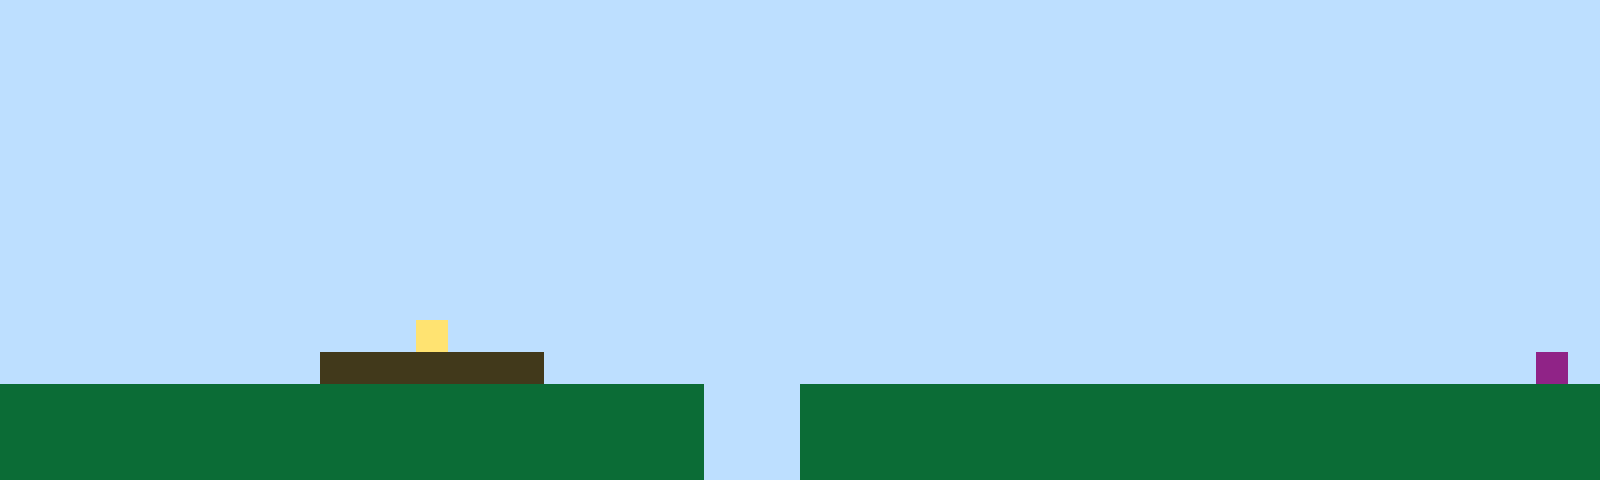

Below is a game level as drawn by its tile map, then a one-line description and the .tmx file that defines it, in full:
An orthogonal 50x15 tile map with 32x32 px tiles, 1 tile layer (Tile Layer 1).

<map version="1.10" tiledversion="1.11.2" orientation="orthogonal" renderorder="right-up" width="50" height="15" tilewidth="32" tileheight="32" infinite="0" nextlayerid="2" nextobjectid="1"><editorsettings><export target="map1.csv" format="csv" /></editorsettings><tileset firstgid="1" name="sprites" tilewidth="32" tileheight="32" tilecount="6" columns="3"><image source="sprites.png" width="96" height="64" /></tileset><layer id="1" name="Tile Layer 1" width="50" height="15"><data encoding="csv">1,1,1,1,1,1,1,1,1,1,1,1,1,1,1,1,1,1,1,1,1,1,1,1,1,1,1,1,1,1,1,1,1,1,1,1,1,1,1,1,1,1,1,1,1,1,1,1,1,1,1,1,1,1,1,1,1,1,1,1,1,1,1,1,1,1,1,1,1,1,1,1,1,1,1,1,1,1,1,1,1,1,1,1,1,1,1,1,1,1,1,1,1,1,1,1,1,1,1,1,1,1,1,1,1,1,1,1,1,1,1,1,1,1,1,1,1,1,1,1,1,1,1,1,1,1,1,1,1,1,1,1,1,1,1,1,1,1,1,1,1,1,1,1,1,1,1,1,1,1,1,1,1,1,1,1,1,1,1,1,1,1,1,1,1,1,1,1,1,1,1,1,1,1,1,1,1,1,1,1,1,1,1,1,1,1,1,1,1,1,1,1,1,1,1,1,1,1,1,1,1,1,1,1,1,1,1,1,1,1,1,1,1,1,1,1,1,1,1,1,1,1,1,1,1,1,1,1,1,1,1,1,1,1,1,1,1,1,1,1,1,1,1,1,1,1,1,1,1,1,1,1,1,1,1,1,1,1,1,1,1,1,1,1,1,1,1,1,1,1,1,1,1,1,1,1,1,1,1,1,1,1,1,1,1,1,1,1,1,1,1,1,1,1,1,1,1,1,1,1,1,1,1,1,1,1,1,1,1,1,1,1,1,1,1,1,1,1,1,1,1,1,1,1,1,1,1,1,1,1,1,1,1,1,1,1,1,1,1,1,1,1,1,1,1,1,1,1,1,1,1,1,1,1,1,1,1,1,1,1,1,1,1,1,1,1,1,1,1,1,1,1,1,1,1,1,1,1,1,1,1,1,1,1,1,1,1,1,1,1,1,1,1,1,1,1,1,1,1,1,1,1,1,1,1,1,1,1,1,1,1,1,1,1,1,1,1,1,1,1,1,1,1,1,1,1,1,1,1,1,1,1,1,1,1,1,1,1,1,1,1,1,1,1,1,1,1,1,1,1,1,1,1,1,1,1,1,1,1,1,1,1,1,1,1,1,1,1,1,1,1,1,1,1,1,1,1,1,1,1,1,1,1,1,1,1,1,1,1,1,1,1,1,1,1,1,1,1,1,1,1,1,1,1,1,1,1,1,1,1,1,1,1,4,1,1,1,1,1,1,1,1,1,1,1,1,1,1,1,1,1,1,1,1,1,1,1,1,1,1,1,1,1,1,1,1,1,1,1,1,1,1,1,1,1,1,1,1,1,1,3,3,3,3,3,3,3,1,1,1,1,1,1,1,1,1,1,1,1,1,1,1,1,1,1,1,1,1,1,1,1,1,1,1,1,1,1,1,6,1,2,2,2,2,2,2,2,2,2,2,2,2,2,2,2,2,2,2,2,2,2,2,1,1,1,2,2,2,2,2,2,2,2,2,2,2,2,2,2,2,2,2,2,2,2,2,2,2,2,2,2,2,2,2,2,2,2,2,2,2,2,2,2,2,2,2,2,2,2,2,2,2,1,1,1,2,2,2,2,2,2,2,2,2,2,2,2,2,2,2,2,2,2,2,2,2,2,2,2,2,2,2,2,2,2,2,2,2,2,2,2,2,2,2,2,2,2,2,2,2,2,2,1,1,1,2,2,2,2,2,2,2,2,2,2,2,2,2,2,2,2,2,2,2,2,2,2,2,2,2</data></layer></map>
